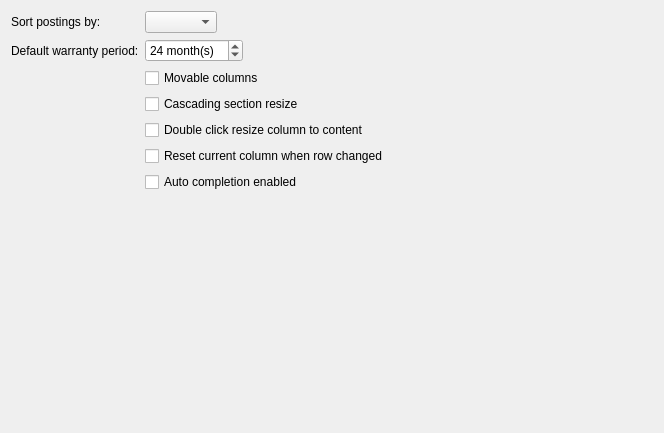
<?xml version="1.0" encoding="UTF-8"?>
<ui version="4.0">
 <author>Stefan Böhmann</author>
 <class>PreferencesAccountTableConfigPage</class>
 <widget class="QWidget" name="PreferencesAccountTableConfigPage">
  <property name="geometry">
   <rect>
    <x>0</x>
    <y>0</y>
    <width>664</width>
    <height>433</height>
   </rect>
  </property>
  <property name="windowTitle">
   <string/>
  </property>
  <layout class="QFormLayout" name="formLayout">
   <property name="fieldGrowthPolicy">
    <enum>QFormLayout::ExpandingFieldsGrow</enum>
   </property>
   <item row="0" column="0">
    <widget class="QLabel" name="label_4">
     <property name="text">
      <string>Sort postings by:</string>
     </property>
    </widget>
   </item>
   <item row="0" column="1">
    <widget class="QComboBox" name="sortPostingsBy"/>
   </item>
   <item row="1" column="0">
    <widget class="QLabel" name="label">
     <property name="text">
      <string>Default warranty period:</string>
     </property>
    </widget>
   </item>
   <item row="1" column="1">
    <widget class="QSpinBox" name="defaultWarrantyPeriod">
     <property name="suffix">
      <string> month(s)</string>
     </property>
     <property name="minimum">
      <number>1</number>
     </property>
     <property name="maximum">
      <number>960</number>
     </property>
     <property name="value">
      <number>24</number>
     </property>
    </widget>
   </item>
   <item row="2" column="1">
    <widget class="QCheckBox" name="movableColumns">
     <property name="text">
      <string>Movable columns</string>
     </property>
    </widget>
   </item>
   <item row="3" column="1">
    <widget class="QCheckBox" name="cascadingSectionResize">
     <property name="text">
      <string>Cascading section resize</string>
     </property>
    </widget>
   </item>
   <item row="4" column="1">
    <widget class="QCheckBox" name="doubleClickResizeColumnToContent">
     <property name="text">
      <string>Double click resize column to content</string>
     </property>
    </widget>
   </item>
   <item row="5" column="1">
    <widget class="QCheckBox" name="resetCurrentColumnOnRowChanged">
     <property name="text">
      <string>Reset current column when row changed</string>
     </property>
    </widget>
   </item>
   <item row="6" column="1">
    <widget class="QCheckBox" name="autoCompletionEnabled">
     <property name="text">
      <string>Auto completion enabled</string>
     </property>
    </widget>
   </item>
  </layout>
 </widget>
 <resources/>
 <connections/>
</ui>
